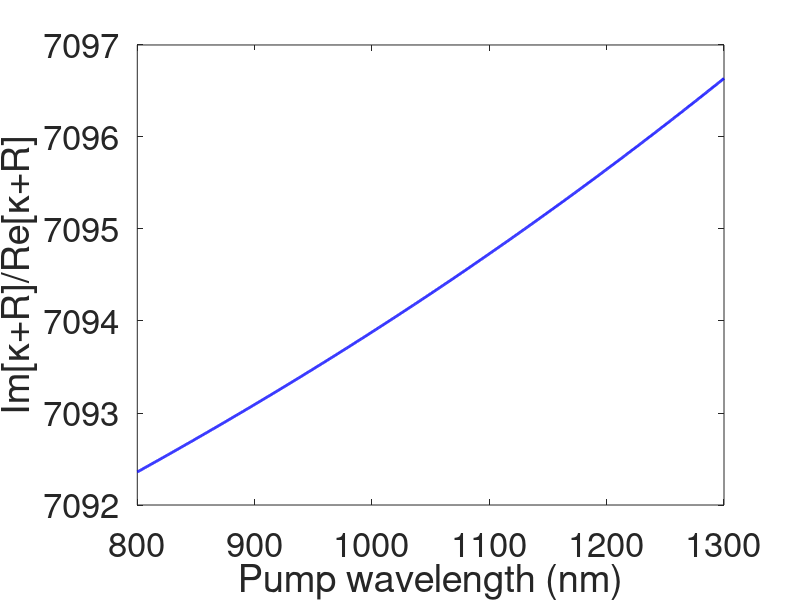

Reproduce this figure in MATLAB.
% This code finds the ratio of Raman to the electronic nonlinearities in
% H2.

clearvars; close all;

load('H2.mat');

c = 299792.458;
pump_wavelength = linspace(800,1300,1000)';
pump_omega = c./pump_wavelength*2*pi; % THz

%% contributions
X3 = interp1(f*2*pi,sim.X3,pump_omega); % H2 is from the old code which saves X3 in "sim"
permittivity0 = 8.85e-12;
electronic_contribution = 3/4*permittivity0*X3;

Raman_contribution_real = sum(gas.H2.R.preR*4./(gas.H2.R.omega*1e12))/4 + sum(gas.H2.V.preR./(gas.H2.V.omega*1e12))/4;
Raman_contribution_imag = sum(-gas.H2.R.preR*4/2*(gas.H2.R.T2*1e-12))*0 + sum(-gas.H2.V.preR(2)/2*(gas.H2.V.T2*1e-12));
Raman_contribution = Raman_contribution_real + 1i*Raman_contribution_imag;

total_contribution = electronic_contribution + Raman_contribution;

ratio = abs(imag(total_contribution)./real(total_contribution));

figure;
plot(pump_wavelength,ratio,'linewidth',2,'Color','b');
xlabel('Pump wavelength (nm)');
ylabel('Im[\kappa+R]/Re[\kappa+R]');
set(gca,'fontsize',25);
xlim([pump_wavelength(1),pump_wavelength(end)]);